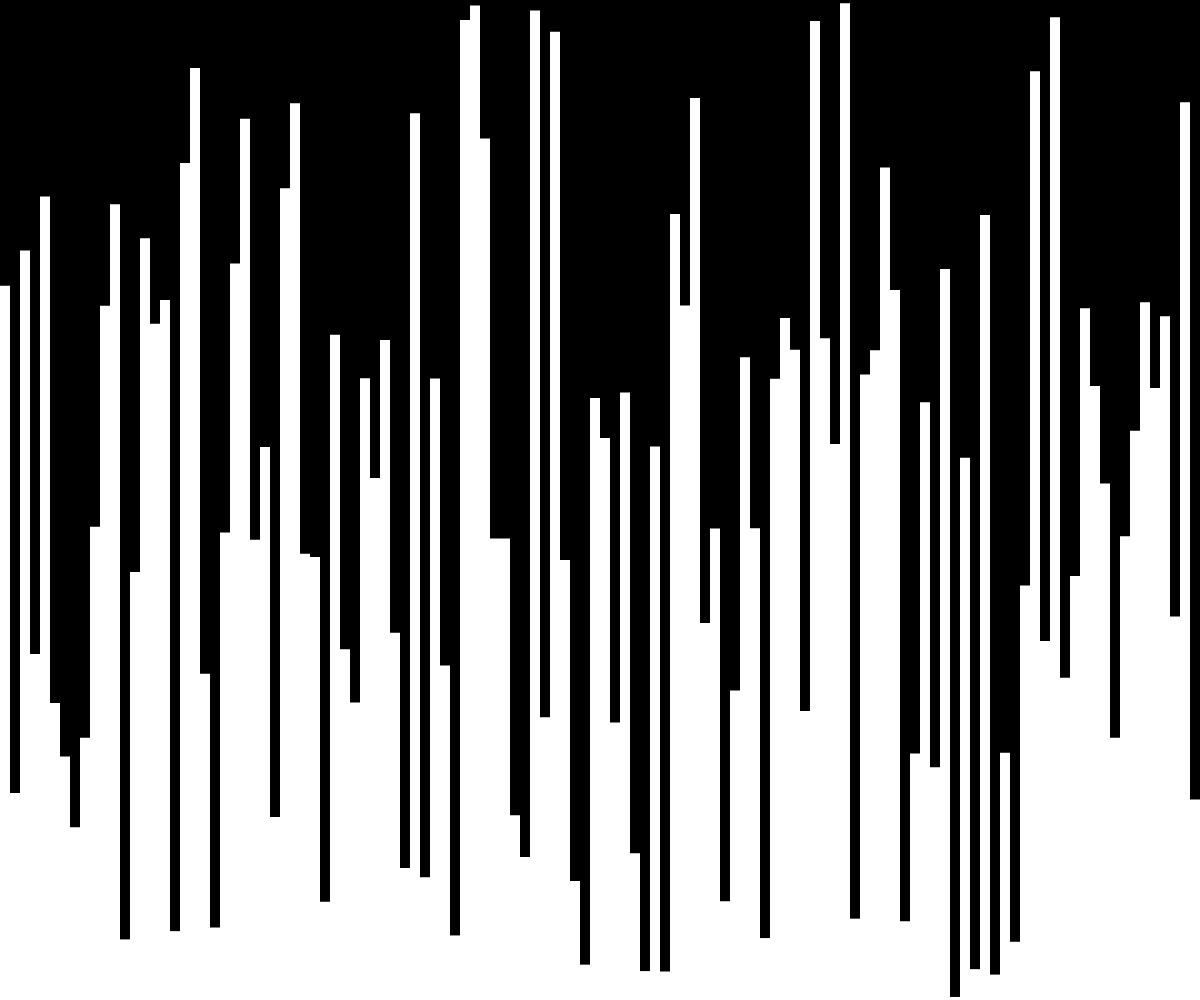
Frame 1 (no input)
Frame 60 (no input): identical to frame 1, image omitted
Frame 120 (the mouse pressed at the canvas centre since frame 60): identical to frame 1, image omitted

The p5.js sketch that drew this single still picture (run headless with seeded random() and noise() and a simulated clock; from frame 60 on, the mouse is pressed at the canvas centre):

// p5.js sketch
// ── sketch.js
let values = [];
let w = 10;
let j = 0;
let i = 0;


function setup() {
	createCanvas(windowWidth, windowHeight);
  	values = new Array(floor(width / w));
  	for (let i = 0; i < values.length; i++) {
    	values[i] = random(height);
  	}
}

function draw() {
	background(0);

	selectionsort()
  
	for (let i = 0; i < values.length; i++) {
	  noStroke();
	  rect(i * w, height - values[i], w, values[i]);
	}
  }

function selectionsort(){


}  
  
function swap(arr, a, b) {
	let temp = arr[a];
	arr[a] = arr[b];
	arr[b] = temp;
  }

  function sleep(ms) {
	return new Promise(resolve => setTimeout(resolve, ms));
  }
